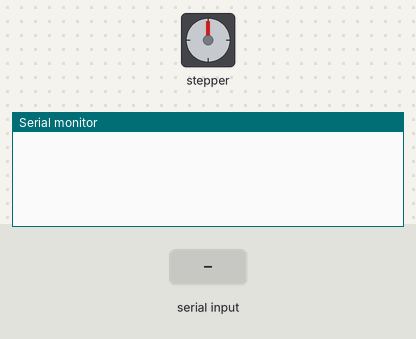
A sketch run on a simulated Arduino Uno, built with avr-gcc and run on an emulated ATmega328P. On the bench: stepper motor, the last lines printed to the serial monitor. Wiring (inferred from the names in the program): stepper motor (2048 steps per turn assumed): coils pin 8, pin 9, pin 10, pin 11. Inputs (shaded band) come from the test bench.

Above: at 1.2 s.
1.3 s: "HELLO\n" received over Serial
At 2.5 s:
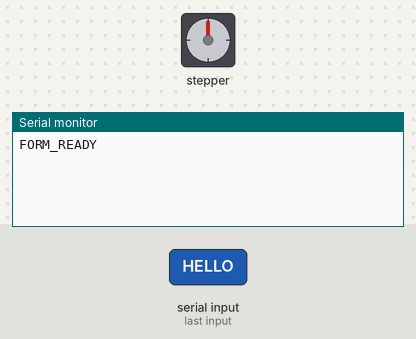
2.8 s: byte 10 ('\n') received over Serial
At 3.9 s:
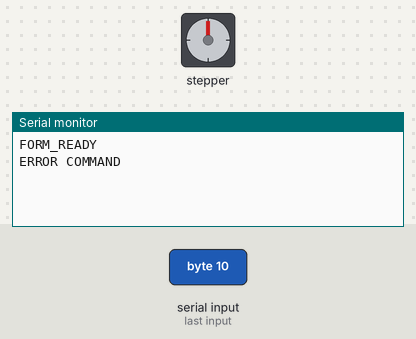
4.3 s: "STOP\n" received over Serial
At 5.0 s:
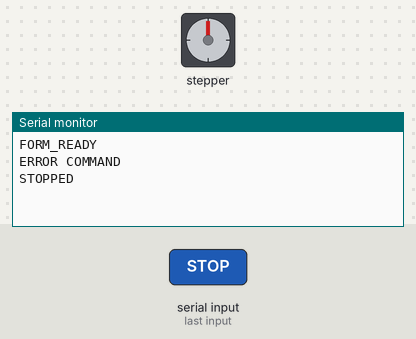
5.8 s: "STEP \n" received over Serial
At 6.2 s:
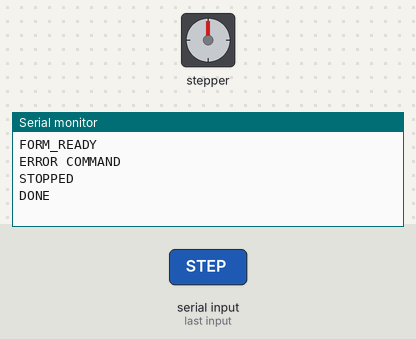

Measured:
- after the input at 1.3 s, the serial monitor: prints a new line at once (image 1)
- after the input at 2.8 s, the serial monitor: prints a new line at once (image 2)
- after the input at 4.3 s, the serial monitor: prints a new line at once (image 3)
- after the input at 5.8 s, the serial monitor: prints a new line at once (image 4)

The sketch:

form_turntable.ino
```cpp
// FORM controller, ULN2003 IN1..IN4 on D8..D11.
// The platter step count is calibrated in the companion, not assumed here.
const byte pins[4]={8,9,10,11};
const byte sequence[8][4]={{1,0,0,0},{1,1,0,0},{0,1,0,0},{0,1,1,0},{0,0,1,0},{0,0,1,1},{0,0,0,1},{1,0,0,1}};
long remaining=0;int phase=0,direction=1;unsigned long lastStep=0;
char command[40];byte used=0;
void releaseCoils(){for(byte i=0;i<4;i++)digitalWrite(pins[i],LOW);}
void processCommand(){
 command[used]=0;
 if(strcmp(command,"HELLO")==0)Serial.println("FORM_READY");
 else if(strcmp(command,"STOP")==0){remaining=0;releaseCoils();Serial.println("STOPPED");}
 else if(strncmp(command,"STEP ",5)==0){
   if(remaining){Serial.println("ERROR BUSY");return;}
   char* end;long count=strtol(command+5,&end,10);
   if(*end || count>500000L || count< -500000L){Serial.println("ERROR STEP_COUNT");return;}
   direction=count<0?-1:1;remaining=labs(count);
   if(!remaining)Serial.println("DONE");
 } else Serial.println("ERROR COMMAND");
}
void setup(){for(byte i=0;i<4;i++)pinMode(pins[i],OUTPUT);releaseCoils();Serial.begin(115200);}
void loop(){
 while(Serial.available()){
   char c=Serial.read();if(c=='\r')continue;
   if(c=='\n'){processCommand();used=0;}
   else if(used<sizeof(command)-1)command[used++]=c;
   else{used=0;Serial.println("ERROR TOO_LONG");}
 }
 if(remaining && micros()-lastStep>=2000UL){
   lastStep=micros();phase=(phase+direction+8)%8;
   for(byte i=0;i<4;i++)digitalWrite(pins[i],sequence[phase][i]);
   remaining--;if(!remaining){releaseCoils();Serial.println("DONE");}
 }
}
```
